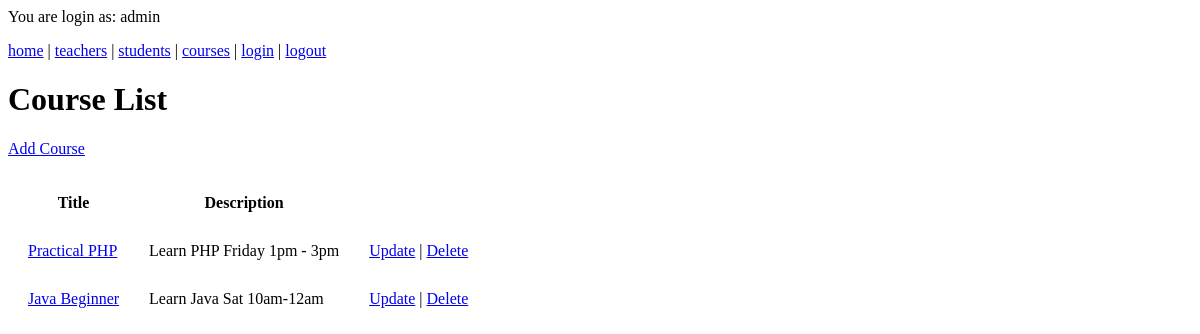
The page /myschool/admin/course_list.php (signed in) on the database as committed earlier.
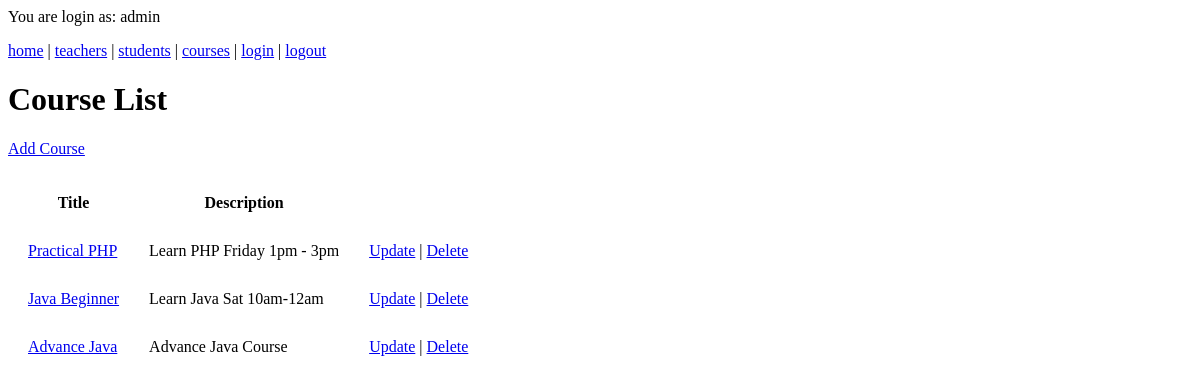
The same page on the database as committed later.
### tables this page shows
CREATE TABLE `courses` (
  `id` int(11) NOT NULL,
  `title` varchar(255) NOT NULL,
  `description` text NOT NULL,
  `teacher_id` int(11) NOT NULL
);

### myschool/inc/functions.php (called while the page is built, shortened)
<?php
function isLogin(){
	if(!isset($_SESSION['username'])){
		return false;
	}else{
		return true;
	}
}
function getCourses($conn){
	$sql = "SELECT * FROM courses";
	$result = $conn->query($sql);
	$data = array();
	if ($result->num_rows > 0) {
	  while($row = $result->fetch_assoc()) {
	    array_push($data, $row);
	  }
	}
	return $data;
}

### myschool/admin/course_list.php (the view, shortened to what this page needs)
<?php
include('../inc/functions.php');
include('../inc/connection.php');
$courses = getCourses($conn);
?>
<!DOCTYPE>
<html>
<head><title>Sample Project</title></head>
<body>
<?php if(isLogin()): ?>
	<p>You are login as: <?php echo $_SESSION['username']; ?></p>
<?php endif; ?>
<?php include("inc/nav.php"); ?>
<h1>Course List</h1>
<p><a href="course_create.php">Add Course</a></p>
<?php if($courses): ?>
	<table cellspacing="10" cellpadding="10">
		<tr>
			<th>Title</th>
			<th>Description</th>
		</tr>
		<?php foreach($courses as $course): ?>
		<tr>
			<td><a href="course_single.php?id=<?php echo $course['id']; ?>"><?php echo $course['title']; ?></a></td>
			<td><?php echo $course['description']; ?></a></td>
			<td>
				<a href="course_update.php?id=<?php echo $course['id'] ?>">Update</a> |
				<a href="course_delete.php?id=<?php echo $course['id']; ?>">Delete</a>
			</td>
		</tr>
		<?php endforeach; ?>
	</table>
<?php else: ?>
	<p>No Records</p>
<?php endif ?>
</body>
</html>

Rows that differ between the two databases and show on the page:
added courses: title "Advance Java", description "Advance Java Course"
